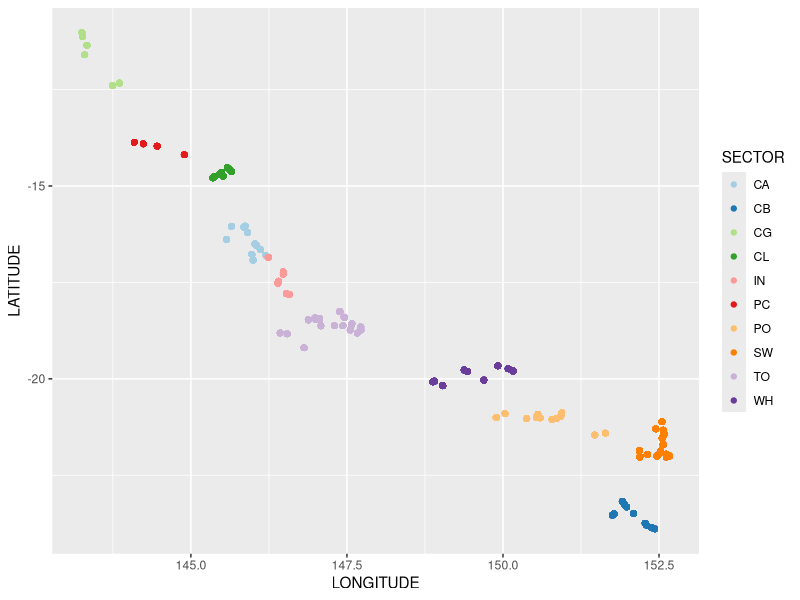
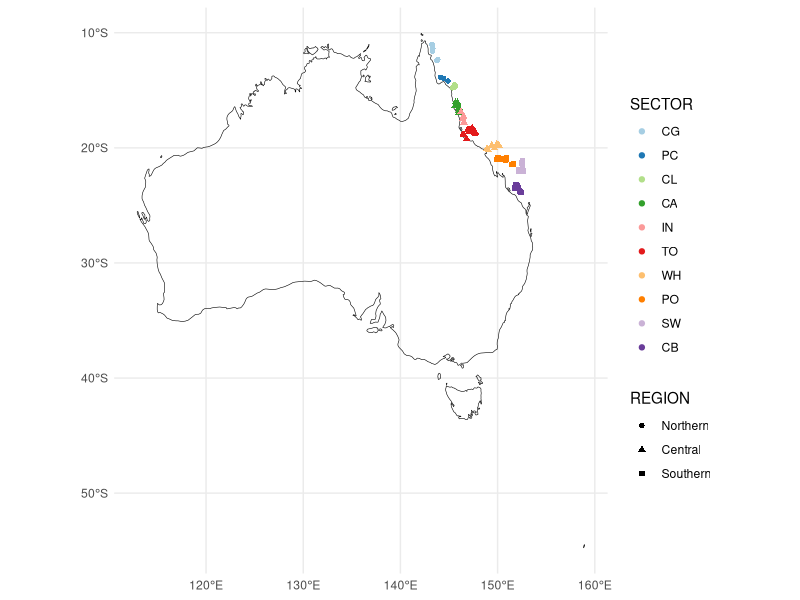
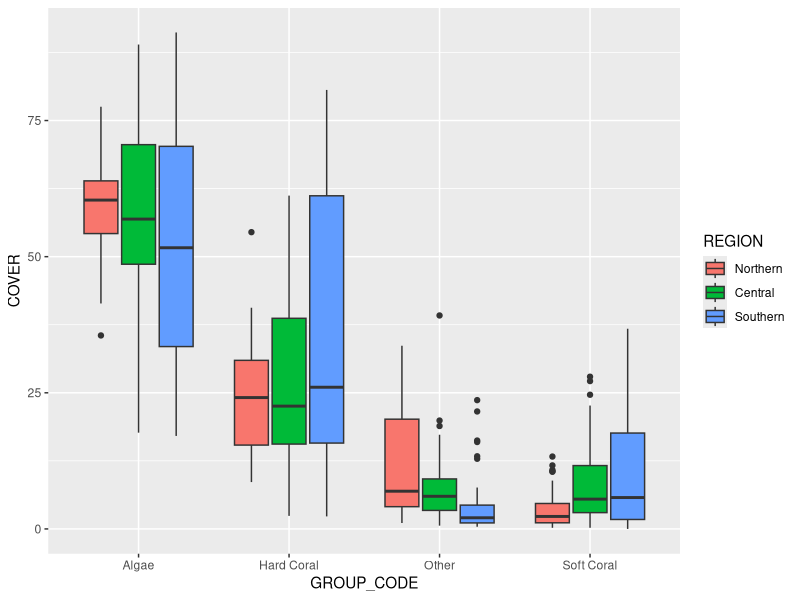
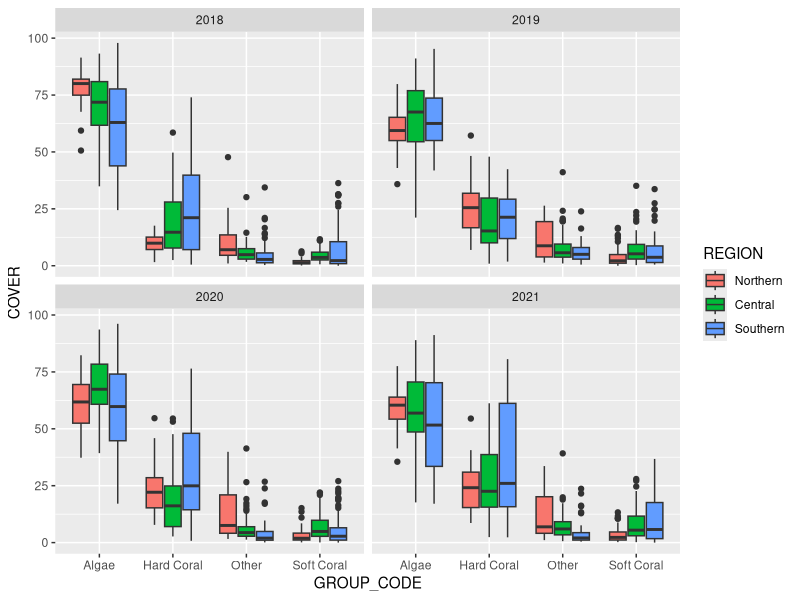
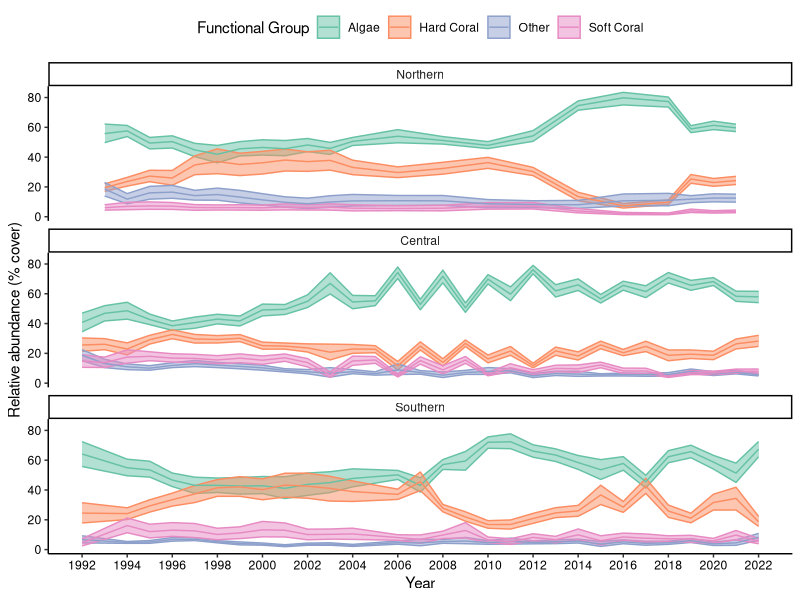
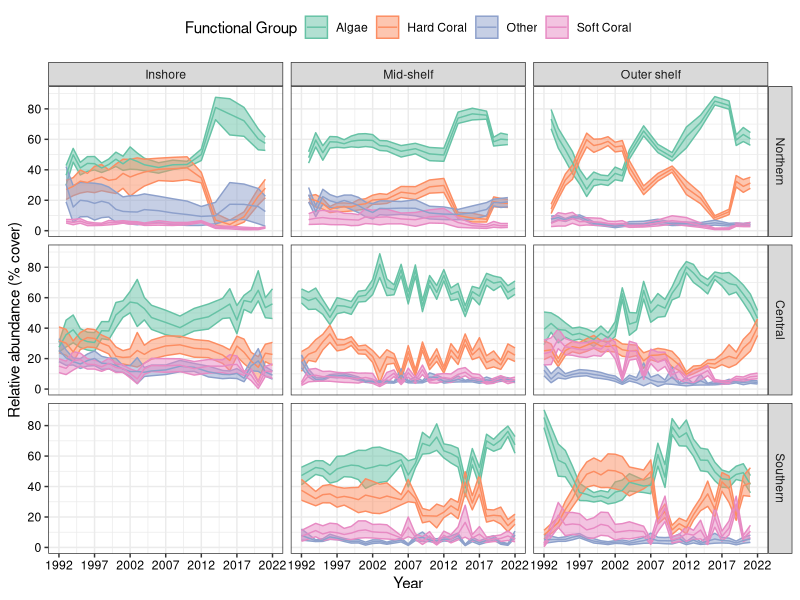

Write R code to recreate these figures, in order.
## ---- chunk 1
a <- "7"
class(a)
b <- factor("7")
class(b)
c <- TRUE
class(c)
d <- 7L
class(d)
e <- 7.0
class(e)
f <- 3 + 2i
class(f)
## ---- chunk 2
w <- c("a","b","c","d","e","f")
w
class(w)

x <- c(a,b,c,d,e,f)
x
class(x)

y <- matrix(data = c(w,x), nrow = 6, ncol = 2)
y
class(y)

z <- data.frame(col1 = w, col2 = x)
z
class(z)
## ---- chunk 3
aims <- read.csv("ltmp_hc_sc_a_by_site_1992_2022.csv")
head(aims)
## ---- chunk 4
class(aims$SECTOR)
class(aims$SHELF)
class(aims$REEF_NAME)
class(aims$REEF_ID)
class(aims$SITE_NO)
class(aims$LATITUDE)
class(aims$LONGITUDE)
class(aims$VISIT_NO)
class(aims$YEAR_CODE)
class(aims$SAMPLE_DATE)
class(aims$GROUP_CODE)
class(aims$COVER)
## ---- chunk 5
aims$SAMPLE_DATE <- as.Date(aims$SAMPLE_DATE, format = "%Y-%m-%d")
class(aims$SAMPLE_DATE)
## ---- chunk 6
unique(aims$SECTOR)
## ---- chunk 7
library(ggplot2)
ggplot(data = aims, aes(x = LONGITUDE, y = LATITUDE, color = SECTOR)) +
  geom_point() +
  scale_color_brewer(palette = "Paired")
## ---- chunk 8
aims$SECTOR <- factor(aims$SECTOR,
                      levels = c("CG","PC","CL","CA","IN",
                                 "TO","WH","PO","SW","CB"))
unique(aims$SECTOR)
## ---- chunk 9
library(dplyr)
Regions <- data.frame(REGION = c("Northern","Northern","Northern",
                                 "Central","Central","Central","Central",
                                 "Southern","Southern","Southern"),
                      SECTOR = levels(aims$SECTOR))

aims2 <- left_join(aims, Regions, by = "SECTOR")
## ---- chunk 10
aims <- aims %>%
  mutate(REGION = case_match(SECTOR,
                            "CG" ~ "Northern",
                            "PC" ~ "Northern",
                            "CL" ~ "Northern", 
                            "CA" ~ "Central",
                            "IN" ~ "Central",
                            "TO" ~ "Central",
                            "WH" ~ "Central",
                            "PO" ~ "Southern",
                            "SW" ~ "Southern",
                            "CB" ~ "Southern"))
## ---- chunk 11
aims$REGION <- factor(aims$REGION,
                      levels = c("Northern","Central","Southern"))
## ---- chunk 12
library(sf)
library(rnaturalearth)
library(rnaturalearthdata)

australia <- ne_countries(scale = "medium", country = "Australia", returnclass = "sf")

aims_sf <- aims %>%
  st_as_sf(coords = c("LONGITUDE", "LATITUDE"), crs = 4326)

ggplot() +
  geom_sf(data = australia, fill = NA, color = "black") +
  geom_sf(data = aims_sf, aes(color = SECTOR, shape = REGION)) +
  scale_color_brewer(palette = "Paired") +
  theme_minimal()
## ---- chunk 13
aims$SHELF <- factor(aims$SHELF,
                     levels = c("I","M","O"))
## ---- chunk 14
library(lubridate)
table(year(aims$SAMPLE_DATE),aims$REGION)
## ---- chunk 15
aims$YEAR <- year(aims$SAMPLE_DATE)
## ---- chunk 16
ggplot(data = filter(aims, YEAR == 2021), 
       aes(x = GROUP_CODE, y = COVER, fill = REGION)) +
  geom_boxplot()
## ---- chunk 17
ggplot(data = filter(aims, YEAR %in% c(2018, 2019, 2020, 2021)), 
       aes(x = GROUP_CODE, y = COVER, fill = REGION)) +
  geom_boxplot() +
  facet_wrap(~YEAR)
## ---- chunk 18
ggplot(data = aims, aes(x = YEAR, y = COVER, color = GROUP_CODE, fill = GROUP_CODE)) +
  stat_summary(fun.data = "mean_cl_boot", geom = "ribbon", alpha = 0.5) +
  stat_summary(fun = "mean", geom = "line") +
  scale_x_continuous(name = "Year", breaks = seq(1992,2022,2)) +
  scale_y_continuous(name = "Relative abundance (% cover)", breaks = seq(0,100,20)) +
  scale_color_brewer(name = "Functional Group", palette = "Set2") +
  scale_fill_brewer(name = "Functional Group", palette = "Set2") +
  facet_wrap(~REGION, nrow = 3, ncol = 1) +
  theme_classic() +
  theme(legend.position = "top",
        axis.text = element_text(color = "black"))
## ---- chunk 19
ggplot(data = aims, aes(x = YEAR, y = COVER, color = GROUP_CODE, fill = GROUP_CODE)) +
  stat_summary(fun.data = "mean_cl_boot", geom = "ribbon", alpha = 0.5) +
  stat_summary(fun = "mean", geom = "line") +
  scale_x_continuous(name = "Year", breaks = seq(1992,2022,5)) +
  scale_y_continuous(name = "Relative abundance (% cover)", breaks = seq(0,100,20)) +
  scale_color_brewer(name = "Functional Group", palette = "Set2") +
  scale_fill_brewer(name = "Functional Group", palette = "Set2") +
  facet_grid(rows = vars(REGION), cols = vars(SHELF),
             labeller = labeller(SHELF = c("I"="Inshore",
                                           "M"="Mid-shelf",
                                           "O"="Outer shelf"))) +
  theme_bw() +
  theme(legend.position = "top",
        axis.text = element_text(color = "black"))
